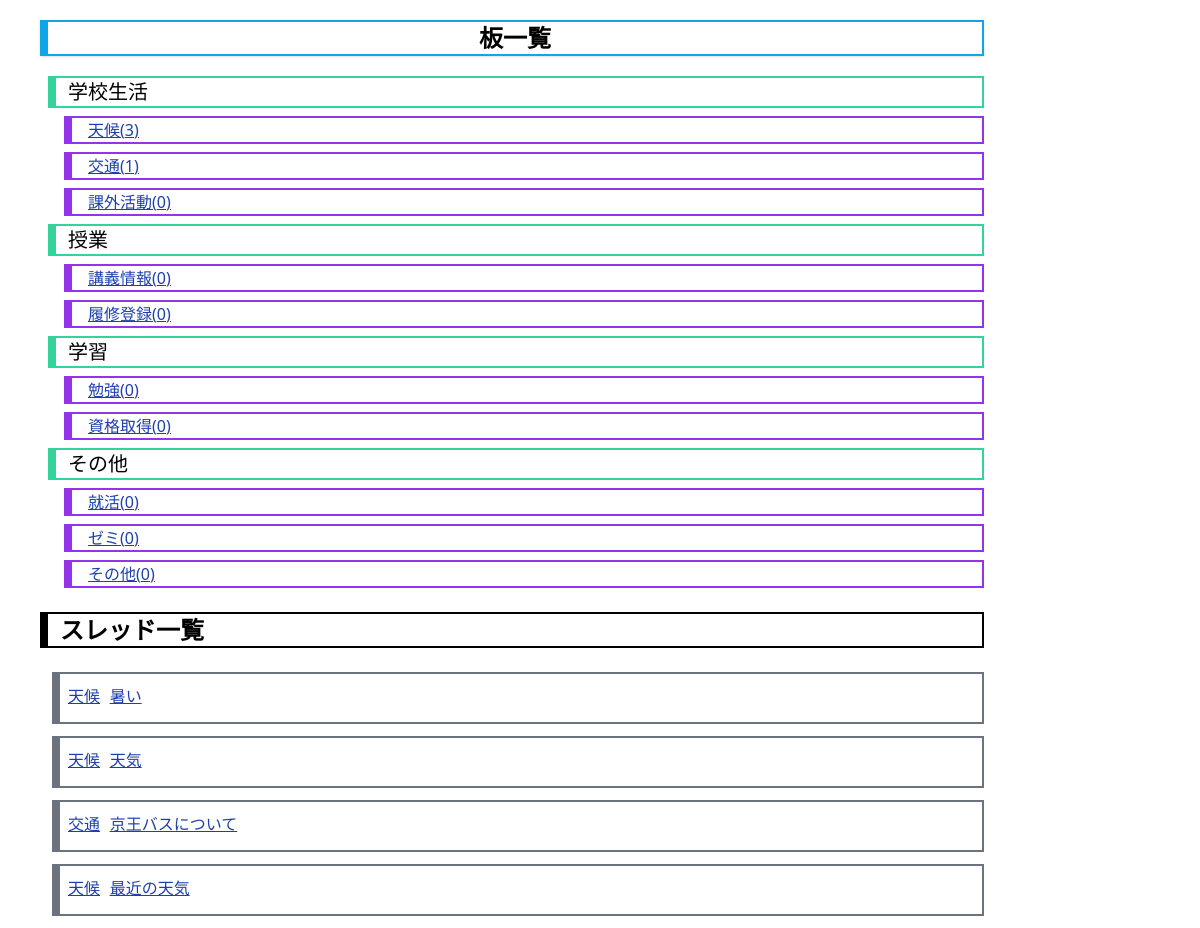
Before: / with the older database file.
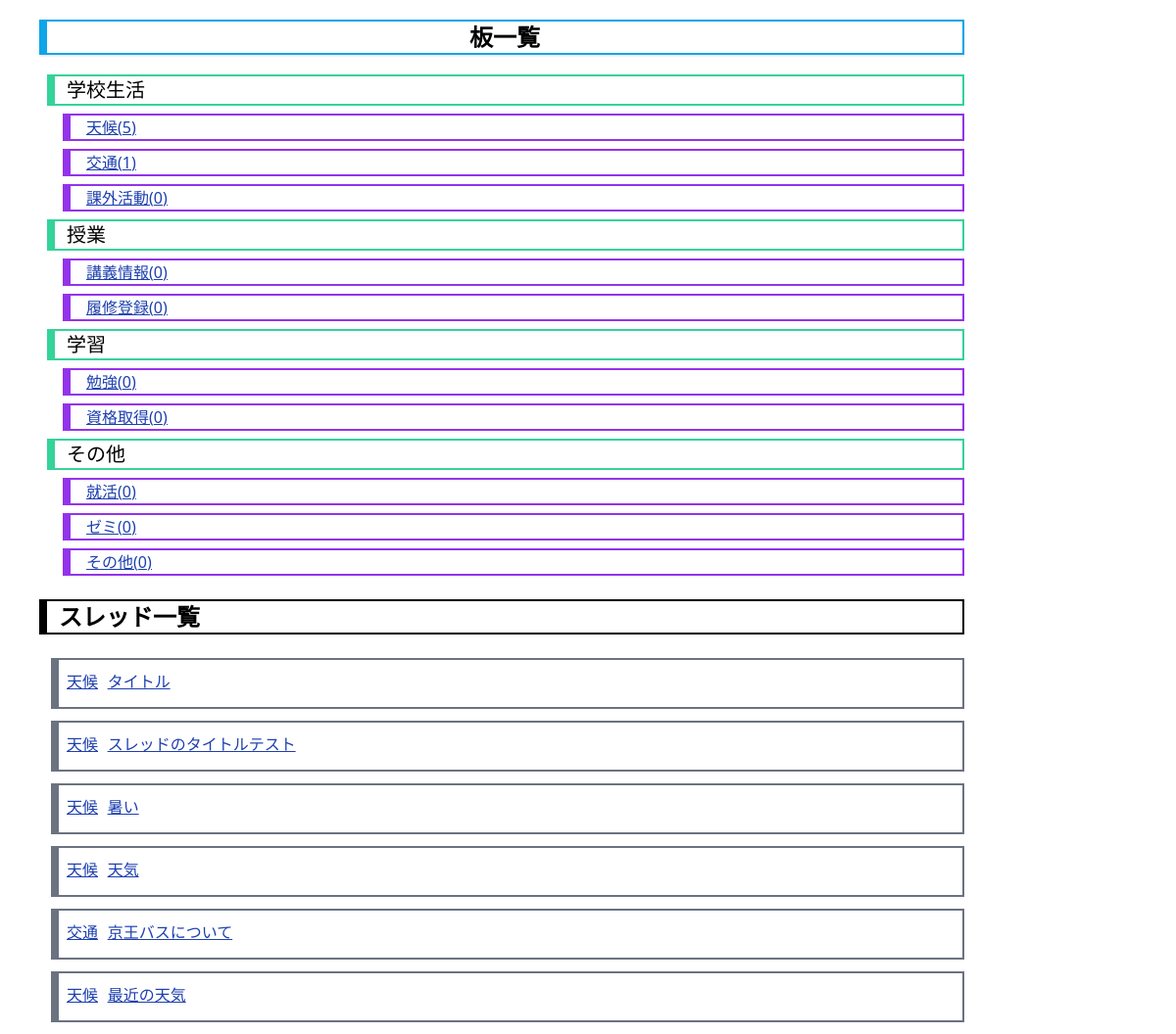
After: the same page with the newer database file.
### tables this page shows
CREATE TABLE divisions (
            id INTEGER PRIMARY KEY AUTOINCREMENT,
            name STRING,
            created_at DATETIME
        );

CREATE TABLE kinds (
            id INTEGER PRIMARY KEY AUTOINCREMENT,
            name STRING,
            division_id INTEGER REFERENCES divisions,
            created_at DATETIME
        );

CREATE TABLE threads (
            id INTEGER PRIMARY KEY AUTOINCREMENT,
            title STRING,
            kind_id INTEGER,
            created_at DATETIME
        );

### app.py (the view)
@app.route("/", methods=["GET"])
def index():
    data = dict(threads=[],head=[])
    data["threads"]=db.getThreadsWithKindId(cur)
    for division in db.getDivisions(cur):
        kindCountPairs=[]
        kinds=db.getKindsByDivisionId(cur,division["id"])
        for kind in kinds:
            kindCountPairs.append(dict(kind=kind,count=db.getKindCountById(cur,kind["id"])))
        data["head"].append(dict(division=division,kindCountPairs=kindCountPairs))
    return render_template("index.html", data=data)

### features/db.py (called while the page is built)
def dateConverter(result: list[dict[str, str]] | dict[str, str]) -> list[dict[str, str]]|dict[str,str]:
    if type(result) is list:
        for i in result:
            for j in i.keys():
                if j == "created_at":
                    i[j] = generateTimeCaption(i[j])
    else:
        for j in result.keys():
            if j == "created_at":
                result[j] = generateTimeCaption(result[j])
    return result

def dictFactory(cur: sqlite3.Cursor, row):
    d = {}
    for idx, col in enumerate(cur.description):
        d[col[0]] = row[idx]
    return d

def getThreadsWithKindId(cur: sqlite3.Cursor) -> list[dict[str, str]] | dict[str, str]:
    result = cur.execute("""--sql
        select
            threads.id as thread_id,
            threads.title as thread_title,
            threads.created_at as thread_created_at,
            kinds.name as kind_name,
            kinds.id as kind_id
        from threads
        inner join kinds
        on threads.kind_id=kinds.id
        order by threads.created_at desc
        limit 10""").fetchall()
    return dateConverter(result)

def getDivisions(cur: sqlite3.Cursor) -> list[dict[str, str]]:
    result = cur.execute("""--sql
        select *
        from divisions""").fetchall()
    return dateConverter(result)

def getKindsByDivisionId(cur: sqlite3.Cursor, divisionsId: int) -> list[dict[str, str]]:
    result = cur.execute("""--sql
        select *
        from kinds
        where division_id=?""", (divisionsId,)).fetchall()
    return dateConverter(result)

def getKindCountById(cur:sqlite3.Cursor,id:int) -> int | None:
    result=cur.execute("""--sql
        select count(*)
        as count
        from threads
        where kind_id=?""",(id,)).fetchone()["count"]
    if type(result) is int:
        return result
    else:
        return None

### features/time_handler.py (called while the page is built)
def generateTimeCaption(time:str):
    now=datetime.datetime.now()
    created_at=datetime.datetime.strptime(time[:-8],"%Y-%m-%d %X")
    diff=now-created_at
    if diff.seconds<60:
        return "たった今"
    elif diff.seconds<3600:
        return f"{diff.seconds//60}分前"
    elif diff.days<1:
        return f"{diff.seconds//3600}時間前"
    elif diff.days<30:
        return f"{diff.days}日前"
    elif diff.days<365:
        return f"{diff.days//30.5}ヶ月前"
    else:
        return f"{diff.days//365}年前"

### templates/index.html (shortened to what this page needs)
<head>
  <link rel="stylesheet" href="../static/css/output.css">
</head>
<body>
  <div class="container w-full px-10">
    <div
      class="my-5 shadow text-center font-semibold text-2xl border-t-2 border-r-2 border-b-2 border-l-8 border-sky-500">
      <p class="">板一覧</p>
    </div>
    <ul class="list-group">
      {%for item in data.head%}
      <div class="ml-2 border-r-2 border-b-2 border-t-2 border-l-8 my-2 border-emerald-400 text-xl">
        <p class="ml-3">{{item.division.name}}</p>
      </div>
      {%for pair in item.kindCountPairs%}
      <div
        class="border-r-2 border-b-2 border-t-2 border-l-8 my-2 ml-6 border-purple-600 px-4 text-blue-800 underline">
        <a href="/kind/{{pair.kind.id}}" class="">{{pair.kind.name}}({{pair.count}})</a>
      </div>
      {%endfor%}
      {%endfor%}
    </ul>
    <div class="border-r-2 border-b-2 border-t-2 border-l-8 border-black my-6 font-semibold text-2xl">
      <p class="ml-3">スレッド一覧</p>
    </div>
    {% for thread in data.threads%}
    <div class="border-r-2 border-b-2 border-t-2 border-l-8 font-mono py-3 border-gray-500 my-3 ml-3">
      <a href="/kind/{{thread.kind_id}}" class="ml-2 text-blue-800 underline">{{thread.kind_name}}</a>
      <a href="/thread/{{thread.thread_id}}" class="text-blue-800 underline">{{thread.thread_title}}</a>
    </div>
    {%endfor%}
  </div>
</body>

Changed rows visible on the page:
added threads: kind_name "天候", thread_title "タイトル"
added threads: kind_name "天候", thread_title "スレッドのタイトルテスト"
Other visible differences:
list line gone: "天候"
new list line: "天候"
list line gone: "( 3 )"
new list line: "( 5 )"
